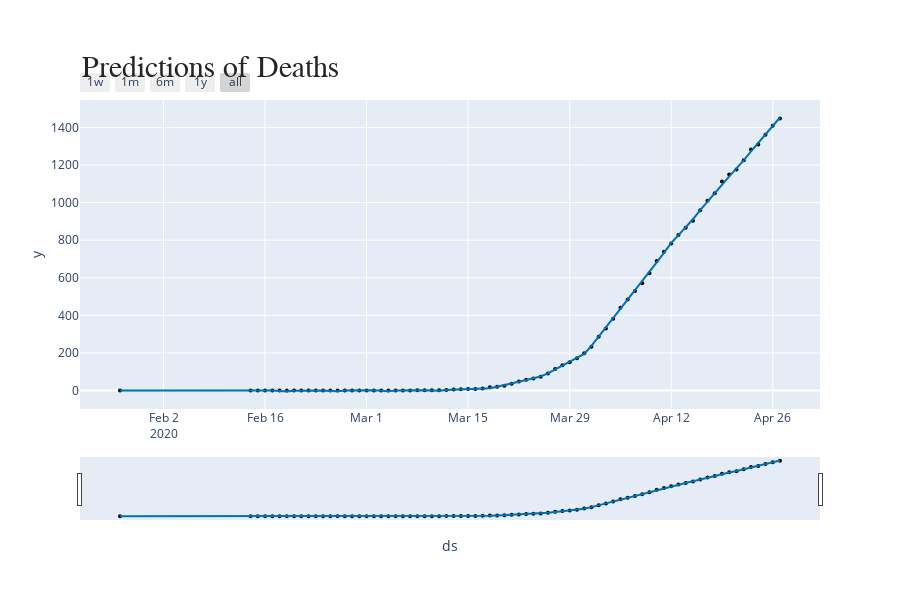

Source (notebook cell):
### Code cell
fig = plot_plotly(death_prophet, deaths_forecast)  
annotations = []
annotations.append(dict(xref='paper', yref='paper', x=0.0, y=1.05,
                              xanchor='left', yanchor='bottom',
                              text='Predictions of Deaths',
                              font=dict(family='Arial',
                                        size=30,
                                        color='rgb(37,37,37)'),
                              showarrow=False))
fig.update_layout(annotations=annotations)
fig.show()
